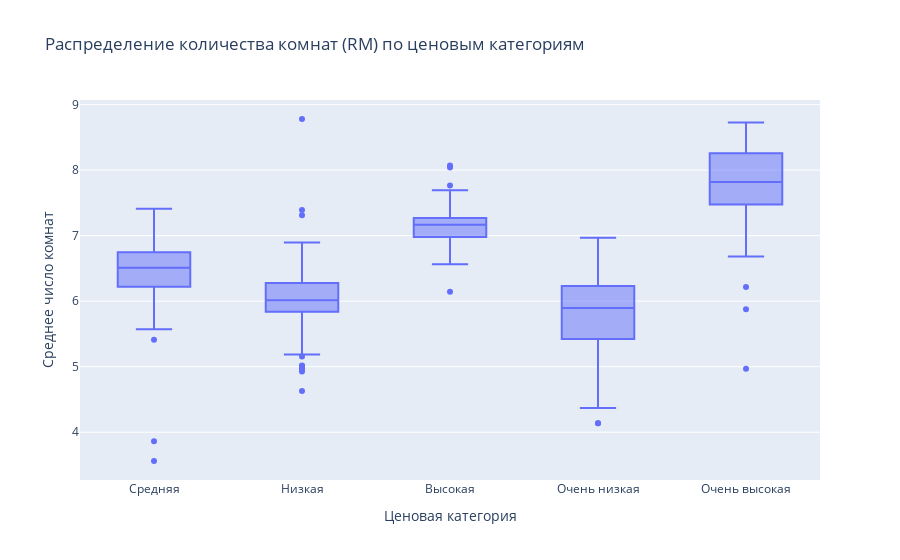

The notebook cell this image was saved under:
### Code cell
# Анализ по ценовым категориям
# pd.cut: преобразует непрерывную переменную в категориальную
# bins=5: разделить на 5 интервалов
# labels: названия для каждой категории

df['PRICE_CAT'] = pd.cut(df['MEDV'], 
                         bins=5, 
                         labels=['Очень низкая', 'Низкая', 'Средняя', 'Высокая', 'Очень высокая'])

# Box plot по категориям цен
# px.box: создает box plot
# x: категориальная переменная (ценовые категории)
# y: числовая переменная (количество комнат)
# title: заголовок графика
# labels: переименование подписей

fig = px.box(df, 
             x='PRICE_CAT', 
             y='RM', 
             title='Распределение количества комнат (RM) по ценовым категориям',
             labels={
                 'PRICE_CAT': 'Ценовая категория', 
                 'RM': 'Среднее число комнат'
             })
fig.show()

### Figure 1 — Plotly figure (JSON) as saved in the notebook; plotly's stock layout.template omitted (floating-point values rounded to 4 significant figures; data arrays with more than 128 entries replaced by an {"elided": "..."} marker saying what was removed)
{"data": [{"alignmentgroup": "True", "hovertemplate": "Ценовая категория=%{x}<br>Среднее число комнат=%{y}<extra></extra>", "legendgroup": "", "marker": {"color": "#636efa"}, "name": "", "notched": false, "offsetgroup": "", "orientation": "v", "showlegend": false, "type": "box", "x": {"elided": "506 str values"}, "x0": " ", "xaxis": "x", "y": {"elided": "506 float values"}, "y0": " ", "yaxis": "y"}], "layout": {"boxmode": "group", "legend": {"tracegroupgap": 0}, "title": {"text": "Распределение количества комнат (RM) по ценовым категориям"}, "xaxis": {"anchor": "y", "domain": [0, 1], "title": {"text": "Ценовая категория"}}, "yaxis": {"anchor": "x", "domain": [0, 1], "title": {"text": "Среднее число комнат"}}}}
